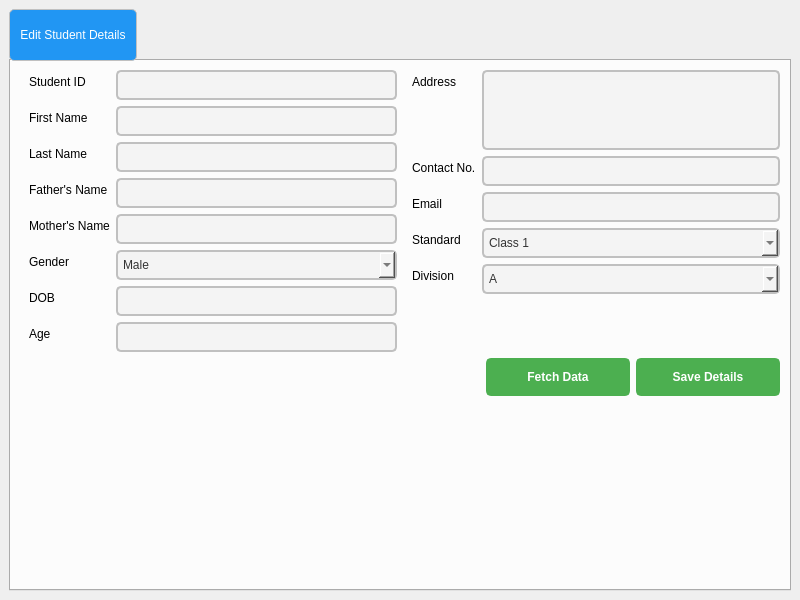
<?xml version="1.0" encoding="UTF-8"?>
<ui version="4.0">
 <class>MainWindow</class>
 <widget class="QMainWindow" name="MainWindow">
  <property name="geometry">
   <rect>
    <x>0</x>
    <y>0</y>
    <width>800</width>
    <height>600</height>
   </rect>
  </property>
  <property name="windowTitle">
   <string>Edit Student Details</string>
  </property>
  <widget class="QWidget" name="centralwidget">
   <layout class="QHBoxLayout" name="horizontalLayout">
    <item>
     <widget class="QTabWidget" name="tabWidget">
      <property name="styleSheet">
       <string notr="true">/* Styling the Tab Widget */
QTabWidget {
    background-color: #f0f0f0;
    border: 2px solid black;
    border-radius: 10px;
    padding: 5px;
}


/* Styling the Tabs */
QTabBar::tab {
    background-color: #2196F3;  /* Tab background color */
    color: white;
    border: 1px solid #c0c0c0;
    padding: 10px;
    border-radius: 5px;
    min-width: 80px;
    min-height: 30px;

	font: 14pt &quot;Segoe UI&quot;;
}

</string>
      </property>
      <property name="currentIndex">
       <number>0</number>
      </property>
      <widget class="QWidget" name="tab">
       <property name="styleSheet">
        <string notr="true"/>
       </property>
       <attribute name="title">
        <string>Edit Student Details</string>
       </attribute>
       <layout class="QVBoxLayout" name="verticalLayout">
        <item>
         <layout class="QHBoxLayout" name="horizontalLayout_2">
          <property name="topMargin">
           <number>0</number>
          </property>
          <item>
           <widget class="QFrame" name="formFrame">
            <property name="styleSheet">
             <string notr="true">*{
font: 14pt &quot;Segoe UI&quot;;

}

/* Styling the QLineEdit */
QLineEdit {
    background-color: #f4f4f4;  /* Light grey background */
    color: #333333;  /* Dark text color */
    border: 2px solid #c0c0c0;  /* Border color */
    border-radius: 5px;  /* Rounded corners */
    padding: 5px;
}

/* Focused state (when the QLineEdit is selected) */
QLineEdit:focus {
    border: 2px solid #2196F3;  /* Blue border when focused */
    background-color: #ffffff;  /* White background on focus */
}

/* Disabled state */
QLineEdit:disabled {
    background-color: #e0e0e0;  /* Grey background when disabled */
    color: #888888;  /* Light grey text when disabled */
    border: 2px solid #cccccc;  /* Light grey border */
}

/* Placeholder text style */
QLineEdit::placeholder {
    color: #888888;  /* Light grey color for placeholder text */
    font-style: italic;  /* Italicize the placeholder text */
}

/* Styling the text cursor */
QLineEdit::cursor {
    color: #2196F3;  /* Change cursor color to blue */
}
</string>
            </property>
            <layout class="QFormLayout" name="formLayout">
             <property name="topMargin">
              <number>0</number>
             </property>
             <property name="rightMargin">
              <number>0</number>
             </property>
             <property name="bottomMargin">
              <number>0</number>
             </property>
             <item row="0" column="0">
              <widget class="QLabel" name="label_2">
               <property name="text">
                <string>Student ID</string>
               </property>
              </widget>
             </item>
             <item row="2" column="0">
              <widget class="QLabel" name="label">
               <property name="text">
                <string>First Name</string>
               </property>
              </widget>
             </item>
             <item row="2" column="1">
              <widget class="QLineEdit" name="std_firstname_box"/>
             </item>
             <item row="3" column="0">
              <widget class="QLabel" name="label_3">
               <property name="text">
                <string>Last Name</string>
               </property>
              </widget>
             </item>
             <item row="3" column="1">
              <widget class="QLineEdit" name="std_lastname_box"/>
             </item>
             <item row="4" column="1">
              <widget class="QLineEdit" name="std_fname_box"/>
             </item>
             <item row="5" column="0">
              <widget class="QLabel" name="label_5">
               <property name="text">
                <string>Mother's Name</string>
               </property>
              </widget>
             </item>
             <item row="5" column="1">
              <widget class="QLineEdit" name="std_mname_box"/>
             </item>
             <item row="6" column="0">
              <widget class="QLabel" name="label_6">
               <property name="text">
                <string>Gender</string>
               </property>
              </widget>
             </item>
             <item row="8" column="0">
              <widget class="QLabel" name="label_7">
               <property name="text">
                <string>DOB</string>
               </property>
              </widget>
             </item>
             <item row="8" column="1">
              <widget class="QLineEdit" name="std_dob_box"/>
             </item>
             <item row="9" column="0">
              <widget class="QLabel" name="label_8">
               <property name="text">
                <string>Age</string>
               </property>
              </widget>
             </item>
             <item row="9" column="1">
              <widget class="QLineEdit" name="std_age_box"/>
             </item>
             <item row="4" column="0">
              <widget class="QLabel" name="label_4">
               <property name="text">
                <string>Father's Name</string>
               </property>
              </widget>
             </item>
             <item row="6" column="1">
              <widget class="QComboBox" name="std_gender_box">
               <property name="styleSheet">
                <string notr="true">/* Styling the QComboBox */
QComboBox {
    background-color: #f4f4f4;  /* Light grey background */
    color: #333333;  /* Dark text color */
    border: 2px solid #c0c0c0;  /* Border color */
    border-radius: 5px;  /* Rounded corners */
    padding: 5px;
    font: 14pt &quot;Segoe UI&quot;;

    min-width: 150px;  /* Minimum width of the combo box */
}

/* Styling the combo box when focused */
QComboBox:focus {
    border: 2px solid #2196F3;  /* Blue border when focused */
    background-color: #ffffff;  /* White background on focus */
}

/* Disabled state for the combo box */
QComboBox:disabled {
    background-color: #e0e0e0;  /* Grey background when disabled */
    color: #888888;  /* Light grey text when disabled */
    border: 2px solid #cccccc;  /* Light grey border */
}

/* Arrow button of the combo box */


/* Styling the dropdown list */
QComboBox QAbstractItemView {
    background-color: #ffffff;  /* White background for the dropdown list */
    color: #333333;  /* Dark text color */
    border: 1px solid #c0c0c0;  /* Border around the dropdown list */
    border-radius: 5px;
    padding: 5px;
    min-width: 150px;
}

/* Hover effect on the dropdown list items */
QComboBox QAbstractItemView::item:hover {
    background-color: #2196F3;  /* Blue background on hover */
    color: #ffffff;  /* White text on hover */
}

/* Selected item in the dropdown list */
QComboBox QAbstractItemView::item:selected {
    background-color: #64B5F6;  /* Light blue background when selected */
    color: #ffffff;  /* White text when selected */
}
</string>
               </property>
               <item>
                <property name="text">
                 <string>Male</string>
                </property>
               </item>
               <item>
                <property name="text">
                 <string>Female</string>
                </property>
               </item>
              </widget>
             </item>
             <item row="0" column="1">
              <widget class="QLineEdit" name="std_id_box"/>
             </item>
            </layout>
           </widget>
          </item>
          <item alignment="Qt::AlignTop">
           <widget class="QFrame" name="formFrame_2">
            <property name="styleSheet">
             <string notr="true">*{
font: 14pt &quot;Segoe UI&quot;;

}

/* Styling the QLineEdit */
QLineEdit {
    background-color: #f4f4f4;  /* Light grey background */
    color: #333333;  /* Dark text color */
    border: 2px solid #c0c0c0;  /* Border color */
    border-radius: 5px;  /* Rounded corners */
    padding: 5px;
}

/* Focused state (when the QLineEdit is selected) */
QLineEdit:focus {
    border: 2px solid #2196F3;  /* Blue border when focused */
    background-color: #ffffff;  /* White background on focus */
}

/* Disabled state */
QLineEdit:disabled {
    background-color: #e0e0e0;  /* Grey background when disabled */
    color: #888888;  /* Light grey text when disabled */
    border: 2px solid #cccccc;  /* Light grey border */
}

/* Placeholder text style */
QLineEdit::placeholder {
    color: #888888;  /* Light grey color for placeholder text */
    font-style: italic;  /* Italicize the placeholder text */
}

/* Styling the text cursor */
QLineEdit::cursor {
    color: #2196F3;  /* Change cursor color to blue */
}
</string>
            </property>
            <layout class="QFormLayout" name="formLayout_2">
             <property name="topMargin">
              <number>0</number>
             </property>
             <property name="rightMargin">
              <number>0</number>
             </property>
             <property name="bottomMargin">
              <number>0</number>
             </property>
             <item row="0" column="0">
              <widget class="QLabel" name="label_11">
               <property name="text">
                <string>Address</string>
               </property>
              </widget>
             </item>
             <item row="2" column="0">
              <widget class="QLabel" name="label_12">
               <property name="text">
                <string>Contact No.</string>
               </property>
              </widget>
             </item>
             <item row="2" column="1">
              <widget class="QLineEdit" name="std_contact_box"/>
             </item>
             <item row="3" column="0">
              <widget class="QLabel" name="label_17">
               <property name="text">
                <string>Email</string>
               </property>
              </widget>
             </item>
             <item row="3" column="1">
              <widget class="QLineEdit" name="std_email_box"/>
             </item>
             <item row="4" column="0">
              <widget class="QLabel" name="label_13">
               <property name="text">
                <string>Standard</string>
               </property>
              </widget>
             </item>
             <item row="7" column="0">
              <widget class="QLabel" name="label_14">
               <property name="text">
                <string>Division</string>
               </property>
              </widget>
             </item>
             <item row="0" column="1">
              <widget class="QPlainTextEdit" name="std_address_box">
               <property name="maximumSize">
                <size>
                 <width>16777215</width>
                 <height>80</height>
                </size>
               </property>
               <property name="styleSheet">
                <string notr="true">/* Styling the QPlainTextEdit */
QPlainTextEdit {
    background-color: #f4f4f4;  /* Light grey background */
    color: #333333;  /* Dark text color */
    border: 2px solid #c0c0c0;  /* Border color */
    border-radius: 5px;  /* Rounded corners */
    padding: 8px;
    font: 14pt &quot;Segoe UI&quot;;

}

/* Focused state (when the QPlainTextEdit is selected) */
QPlainTextEdit:focus {
    border: 2px solid #2196F3;  /* Blue border when focused */
    background-color: #ffffff;  /* White background on focus */
}

/* Disabled state */
QPlainTextEdit:disabled {
    background-color: #e0e0e0;  /* Grey background when disabled */
    color: #888888;  /* Light grey text when disabled */
    border: 2px solid #cccccc;  /* Light grey border */
}

/* Styling the text cursor */
QPlainTextEdit::cursor {
    color: #2196F3;  /* Change cursor color to blue */
}

/* Styling the selected text */
QPlainTextEdit::selection {
    background-color: #64B5F6;  /* Light blue background for selected text */
    color: #ffffff;  /* White text color for selected text */
}

/* Styling the scroll bar */
QPlainTextEdit QScrollBar:vertical {
    border: none;
    background: #f4f4f4;
    width: 12px;
    margin: 0px, 0px, 0px, 0px;
    border-radius: 6px;
}

QPlainTextEdit QScrollBar::handle:vertical {
    background: #2196F3;
    border-radius: 6px;
}

QPlainTextEdit QScrollBar::add-line:vertical, 
QPlainTextEdit QScrollBar::sub-line:vertical {
    border: none;
    background: none;
}
</string>
               </property>
              </widget>
             </item>
             <item row="4" column="1">
              <widget class="QComboBox" name="std_class_box">
               <property name="styleSheet">
                <string notr="true">/* Styling the QComboBox */
QComboBox {
    background-color: #f4f4f4;  /* Light grey background */
    color: #333333;  /* Dark text color */
    border: 2px solid #c0c0c0;  /* Border color */
    border-radius: 5px;  /* Rounded corners */
    padding: 5px;
    font: 14pt &quot;Segoe UI&quot;;

    min-width: 150px;  /* Minimum width of the combo box */
}

/* Styling the combo box when focused */
QComboBox:focus {
    border: 2px solid #2196F3;  /* Blue border when focused */
    background-color: #ffffff;  /* White background on focus */
}

/* Disabled state for the combo box */
QComboBox:disabled {
    background-color: #e0e0e0;  /* Grey background when disabled */
    color: #888888;  /* Light grey text when disabled */
    border: 2px solid #cccccc;  /* Light grey border */
}

/* Arrow button of the combo box */


/* Styling the dropdown list */
QComboBox QAbstractItemView {
    background-color: #ffffff;  /* White background for the dropdown list */
    color: #333333;  /* Dark text color */
    border: 1px solid #c0c0c0;  /* Border around the dropdown list */
    border-radius: 5px;
    padding: 5px;
    min-width: 150px;
}

/* Hover effect on the dropdown list items */
QComboBox QAbstractItemView::item:hover {
    background-color: #2196F3;  /* Blue background on hover */
    color: #ffffff;  /* White text on hover */
}

/* Selected item in the dropdown list */
QComboBox QAbstractItemView::item:selected {
    background-color: #64B5F6;  /* Light blue background when selected */
    color: #ffffff;  /* White text when selected */
}
</string>
               </property>
               <item>
                <property name="text">
                 <string>Class 1</string>
                </property>
               </item>
               <item>
                <property name="text">
                 <string>Class 2</string>
                </property>
               </item>
               <item>
                <property name="text">
                 <string>Class 3</string>
                </property>
               </item>
               <item>
                <property name="text">
                 <string>Class 4</string>
                </property>
               </item>
               <item>
                <property name="text">
                 <string>Class 5</string>
                </property>
               </item>
               <item>
                <property name="text">
                 <string>Class 6</string>
                </property>
               </item>
               <item>
                <property name="text">
                 <string>Class 7</string>
                </property>
               </item>
               <item>
                <property name="text">
                 <string>Class 8</string>
                </property>
               </item>
               <item>
                <property name="text">
                 <string>Class 9</string>
                </property>
               </item>
               <item>
                <property name="text">
                 <string>Class 10</string>
                </property>
               </item>
               <item>
                <property name="text">
                 <string>Class 11</string>
                </property>
               </item>
               <item>
                <property name="text">
                 <string>Class 12</string>
                </property>
               </item>
              </widget>
             </item>
             <item row="7" column="1">
              <widget class="QComboBox" name="std_section_box">
               <property name="styleSheet">
                <string notr="true">/* Styling the QComboBox */
QComboBox {
    background-color: #f4f4f4;  /* Light grey background */
    color: #333333;  /* Dark text color */
    border: 2px solid #c0c0c0;  /* Border color */
    border-radius: 5px;  /* Rounded corners */
    padding: 5px;
    font: 14pt &quot;Segoe UI&quot;;

    min-width: 150px;  /* Minimum width of the combo box */
}

/* Styling the combo box when focused */
QComboBox:focus {
    border: 2px solid #2196F3;  /* Blue border when focused */
    background-color: #ffffff;  /* White background on focus */
}

/* Disabled state for the combo box */
QComboBox:disabled {
    background-color: #e0e0e0;  /* Grey background when disabled */
    color: #888888;  /* Light grey text when disabled */
    border: 2px solid #cccccc;  /* Light grey border */
}

/* Arrow button of the combo box */


/* Styling the dropdown list */
QComboBox QAbstractItemView {
    background-color: #ffffff;  /* White background for the dropdown list */
    color: #333333;  /* Dark text color */
    border: 1px solid #c0c0c0;  /* Border around the dropdown list */
    border-radius: 5px;
    padding: 5px;
    min-width: 150px;
}

/* Hover effect on the dropdown list items */
QComboBox QAbstractItemView::item:hover {
    background-color: #2196F3;  /* Blue background on hover */
    color: #ffffff;  /* White text on hover */
}

/* Selected item in the dropdown list */
QComboBox QAbstractItemView::item:selected {
    background-color: #64B5F6;  /* Light blue background when selected */
    color: #ffffff;  /* White text when selected */
}
</string>
               </property>
               <item>
                <property name="text">
                 <string>A</string>
                </property>
               </item>
               <item>
                <property name="text">
                 <string>B</string>
                </property>
               </item>
               <item>
                <property name="text">
                 <string>C</string>
                </property>
               </item>
               <item>
                <property name="text">
                 <string>D</string>
                </property>
               </item>
               <item>
                <property name="text">
                 <string>E</string>
                </property>
               </item>
               <item>
                <property name="text">
                 <string>F</string>
                </property>
               </item>
               <item>
                <property name="text">
                 <string>G</string>
                </property>
               </item>
              </widget>
             </item>
            </layout>
           </widget>
          </item>
         </layout>
        </item>
        <item>
         <layout class="QHBoxLayout" name="horizontalLayout_3">
          <property name="topMargin">
           <number>0</number>
          </property>
          <item>
           <spacer name="horizontalSpacer">
            <property name="orientation">
             <enum>Qt::Horizontal</enum>
            </property>
            <property name="sizeHint" stdset="0">
             <size>
              <width>40</width>
              <height>20</height>
             </size>
            </property>
           </spacer>
          </item>
          <item>
           <widget class="QPushButton" name="fetch_btn">
            <property name="styleSheet">
             <string notr="true">/* Styling the QPushButton */
QPushButton {
    background-color: #4CAF50;  /* Green background */
    color: white;  /* White text color */
    border: 2px solid #4CAF50;  /* Border color matches background */
    border-radius: 5px;  /* Rounded corners */
    padding: 10px 20px;  /* Vertical and horizontal padding */
    
    font: 14pt &quot;Segoe UI&quot;; /* Font size */
    min-width: 100px;  /* Minimum width for the button */
}

/* Hover effect when the mouse is over the button */
QPushButton:hover {
    background-color: #45a049;  /* Darker green background */
    border-color: #45a049;  /* Darker green border */
}

/* Pressed effect when the button is clicked */
QPushButton:pressed {
    background-color: #388e3c;  /* Even darker green */
    border-color: #388e3c;  /* Dark border */
    padding-top: 12px;  /* Slightly reduces padding to simulate a &quot;pressed&quot; effect */
    padding-left: 18px;  /* Shift the button to the left slightly */
}

/* Focused state (when the button is focused) */
QPushButton:focus {
    border: 2px solid #2196F3;  /* Blue border when focused */
    outline: none;  /* Removes the default outline */
}

/* Disabled state for the QPushButton */
QPushButton:disabled {
    background-color: #e0e0e0;  /* Light grey background */
    color: #888888;  /* Light grey text */
    border: 2px solid #cccccc;  /* Light grey border */
}

/* Styling the text of the QPushButton */
QPushButton {
    font-weight: bold;  /* Make the text bold */
}

/* Styling the QPushButton icon (if it has one) */
QPushButton::icon {
    padding-right: 10px;  /* Space between the icon and the text */
}

/* Border effect when the button is in a focus or pressed state */
QPushButton:focus, QPushButton:pressed {
    border-style: inset;
}
</string>
            </property>
            <property name="text">
             <string>Fetch Data</string>
            </property>
           </widget>
          </item>
          <item>
           <widget class="QPushButton" name="save_btn">
            <property name="styleSheet">
             <string notr="true">/* Styling the QPushButton */
QPushButton {
    background-color: #4CAF50;  /* Green background */
    color: white;  /* White text color */
    border: 2px solid #4CAF50;  /* Border color matches background */
    border-radius: 5px;  /* Rounded corners */
    padding: 10px 20px;  /* Vertical and horizontal padding */
    
    font: 14pt &quot;Segoe UI&quot;; /* Font size */
    min-width: 100px;  /* Minimum width for the button */
}

/* Hover effect when the mouse is over the button */
QPushButton:hover {
    background-color: #45a049;  /* Darker green background */
    border-color: #45a049;  /* Darker green border */
}

/* Pressed effect when the button is clicked */
QPushButton:pressed {
    background-color: #388e3c;  /* Even darker green */
    border-color: #388e3c;  /* Dark border */
    padding-top: 12px;  /* Slightly reduces padding to simulate a &quot;pressed&quot; effect */
    padding-left: 18px;  /* Shift the button to the left slightly */
}

/* Focused state (when the button is focused) */
QPushButton:focus {
    border: 2px solid #2196F3;  /* Blue border when focused */
    outline: none;  /* Removes the default outline */
}

/* Disabled state for the QPushButton */
QPushButton:disabled {
    background-color: #e0e0e0;  /* Light grey background */
    color: #888888;  /* Light grey text */
    border: 2px solid #cccccc;  /* Light grey border */
}

/* Styling the text of the QPushButton */
QPushButton {
    font-weight: bold;  /* Make the text bold */
}

/* Styling the QPushButton icon (if it has one) */
QPushButton::icon {
    padding-right: 10px;  /* Space between the icon and the text */
}

/* Border effect when the button is in a focus or pressed state */
QPushButton:focus, QPushButton:pressed {
    border-style: inset;
}
</string>
            </property>
            <property name="text">
             <string>Save Details</string>
            </property>
           </widget>
          </item>
         </layout>
        </item>
        <item>
         <spacer name="verticalSpacer">
          <property name="orientation">
           <enum>Qt::Vertical</enum>
          </property>
          <property name="sizeHint" stdset="0">
           <size>
            <width>20</width>
            <height>40</height>
           </size>
          </property>
         </spacer>
        </item>
       </layout>
      </widget>
     </widget>
    </item>
   </layout>
  </widget>
 </widget>
 <resources/>
 <connections/>
</ui>
